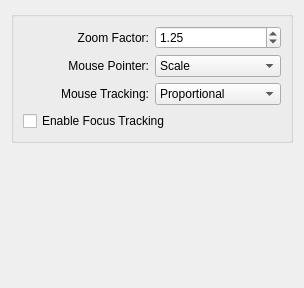
<?xml version="1.0" encoding="UTF-8"?>
<ui version="4.0">
 <class>KWin::ZoomEffectConfigForm</class>
 <widget class="QWidget" name="KWin::ZoomEffectConfigForm">
  <property name="geometry">
   <rect>
    <x>0</x>
    <y>0</y>
    <width>304</width>
    <height>288</height>
   </rect>
  </property>
  <layout class="QVBoxLayout" name="verticalLayout_2">
   <item>
    <widget class="QGroupBox" name="groupSize">
     <property name="title">
      <string/>
     </property>
     <layout class="QHBoxLayout" name="horizontalLayout">
      <item>
       <layout class="QGridLayout" name="gridLayout">
        <item row="0" column="0">
         <widget class="QLabel" name="label">
          <property name="whatsThis">
           <string>On zoom-in and zoom-out change the zoom by the defined zoom-factor.</string>
          </property>
          <property name="text">
           <string>Zoom Factor:</string>
          </property>
          <property name="alignment">
           <set>Qt::AlignRight|Qt::AlignTrailing|Qt::AlignVCenter</set>
          </property>
          <property name="buddy">
           <cstring>kcfg_ZoomFactor</cstring>
          </property>
         </widget>
        </item>
        <item row="0" column="1">
         <widget class="QDoubleSpinBox" name="kcfg_ZoomFactor">
          <property name="whatsThis">
           <string>On zoom-in and zoom-out change the zoom by the defined zoom-factor.</string>
          </property>
          <property name="suffix">
           <string/>
          </property>
          <property name="decimals">
           <number>2</number>
          </property>
          <property name="maximum">
           <double>9999.000000000000000</double>
          </property>
          <property name="singleStep">
           <double>0.050000000000000</double>
          </property>
          <property name="value">
           <double>1.250000000000000</double>
          </property>
         </widget>
        </item>
        <item row="4" column="0" colspan="2">
         <widget class="QCheckBox" name="kcfg_EnableFocusTracking">
          <property name="toolTip">
           <string/>
          </property>
          <property name="whatsThis">
           <string>Enable tracking of the focused location. This needs QAccessible to be enabled per application (&quot;export QT_LINUX_ACCESSIBILITY_ALWAYS_ON=1&quot;).</string>
          </property>
          <property name="text">
           <string>Enable Focus Tracking</string>
          </property>
         </widget>
        </item>
        <item row="2" column="0">
         <widget class="QLabel" name="label_2">
          <property name="text">
           <string>Mouse Pointer:</string>
          </property>
          <property name="alignment">
           <set>Qt::AlignRight|Qt::AlignTrailing|Qt::AlignVCenter</set>
          </property>
          <property name="buddy">
           <cstring>kcfg_MousePointer</cstring>
          </property>
         </widget>
        </item>
        <item row="2" column="1">
         <widget class="QComboBox" name="kcfg_MousePointer">
          <property name="whatsThis">
           <string>Visibility of the mouse-pointer.</string>
          </property>
          <item>
           <property name="text">
            <string>Scale</string>
           </property>
          </item>
          <item>
           <property name="text">
            <string>Keep</string>
           </property>
          </item>
          <item>
           <property name="text">
            <string>Hide</string>
           </property>
          </item>
         </widget>
        </item>
        <item row="3" column="1">
         <widget class="QComboBox" name="kcfg_MouseTracking">
          <property name="whatsThis">
           <string>Track moving of the mouse.</string>
          </property>
          <item>
           <property name="text">
            <string>Proportional</string>
           </property>
          </item>
          <item>
           <property name="text">
            <string>Centered</string>
           </property>
          </item>
          <item>
           <property name="text">
            <string>Push</string>
           </property>
          </item>
          <item>
           <property name="text">
            <string>Disabled</string>
           </property>
          </item>
         </widget>
        </item>
        <item row="3" column="0">
         <widget class="QLabel" name="label_3">
          <property name="text">
           <string>Mouse Tracking:</string>
          </property>
          <property name="alignment">
           <set>Qt::AlignRight|Qt::AlignTrailing|Qt::AlignVCenter</set>
          </property>
          <property name="buddy">
           <cstring>kcfg_MouseTracking</cstring>
          </property>
         </widget>
        </item>
       </layout>
      </item>
     </layout>
    </widget>
   </item>
   <item>
    <widget class="KShortcutsEditor" name="editor">
     <property name="sizePolicy">
      <sizepolicy hsizetype="Preferred" vsizetype="Expanding">
       <horstretch>0</horstretch>
       <verstretch>0</verstretch>
      </sizepolicy>
     </property>
    </widget>
   </item>
  </layout>
 </widget>
 <customwidgets>
  <customwidget>
   <class>KShortcutsEditor</class>
   <extends>QWidget</extends>
   <header>kshortcutseditor.h</header>
   <container>1</container>
  </customwidget>
 </customwidgets>
 <tabstops>
  <tabstop>kcfg_ZoomFactor</tabstop>
  <tabstop>kcfg_MousePointer</tabstop>
  <tabstop>kcfg_MouseTracking</tabstop>
  <tabstop>kcfg_EnableFocusTracking</tabstop>
 </tabstops>
 <resources/>
 <connections/>
</ui>
